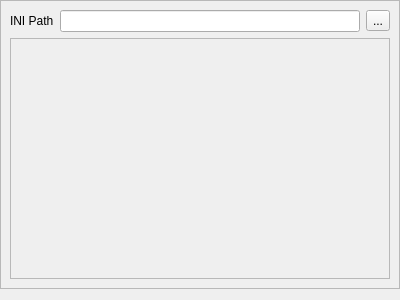
<?xml version="1.0" encoding="UTF-8"?>
<ui version="4.0">
 <class>GTAOneClickDynamicDirOption</class>
 <widget class="QWidget" name="GTAOneClickDynamicDirOption">
  <property name="windowModality">
   <enum>Qt::NonModal</enum>
  </property>
  <property name="geometry">
   <rect>
    <x>0</x>
    <y>0</y>
    <width>400</width>
    <height>300</height>
   </rect>
  </property>
  <property name="contextMenuPolicy">
   <enum>Qt::NoContextMenu</enum>
  </property>
  <property name="windowTitle">
   <string>Form</string>
  </property>
  <layout class="QGridLayout" name="gridLayout">
   <property name="sizeConstraint">
    <enum>QLayout::SetMaximumSize</enum>
   </property>
   <property name="leftMargin">
    <number>0</number>
   </property>
   <property name="topMargin">
    <number>0</number>
   </property>
   <property name="rightMargin">
    <number>0</number>
   </property>
   <item row="0" column="0">
    <widget class="QFrame" name="frame">
     <property name="frameShape">
      <enum>QFrame::StyledPanel</enum>
     </property>
     <property name="frameShadow">
      <enum>QFrame::Raised</enum>
     </property>
     <layout class="QGridLayout" name="gridLayout_3">
      <item row="0" column="0">
       <layout class="QHBoxLayout" name="horizontalLayout">
        <item>
         <widget class="QLabel" name="label">
          <property name="text">
           <string>INI Path</string>
          </property>
         </widget>
        </item>
        <item>
         <widget class="QLineEdit" name="iniPathLE"/>
        </item>
        <item>
         <widget class="QToolButton" name="iniBrowsePB">
          <property name="text">
           <string>...</string>
          </property>
         </widget>
        </item>
       </layout>
      </item>
      <item row="1" column="0">
       <widget class="QScrollArea" name="DirCheckBoxesSA">
        <property name="widgetResizable">
         <bool>true</bool>
        </property>
        <widget class="QWidget" name="scrollAreaWidgetContents">
         <property name="geometry">
          <rect>
           <x>0</x>
           <y>0</y>
           <width>378</width>
           <height>241</height>
          </rect>
         </property>
         <layout class="QGridLayout" name="gridLayout_2">
          <item row="0" column="0">
           <layout class="QFormLayout" name="DirChkboxLayout"/>
          </item>
         </layout>
        </widget>
       </widget>
      </item>
     </layout>
    </widget>
   </item>
  </layout>
 </widget>
 <resources/>
 <connections/>
</ui>
